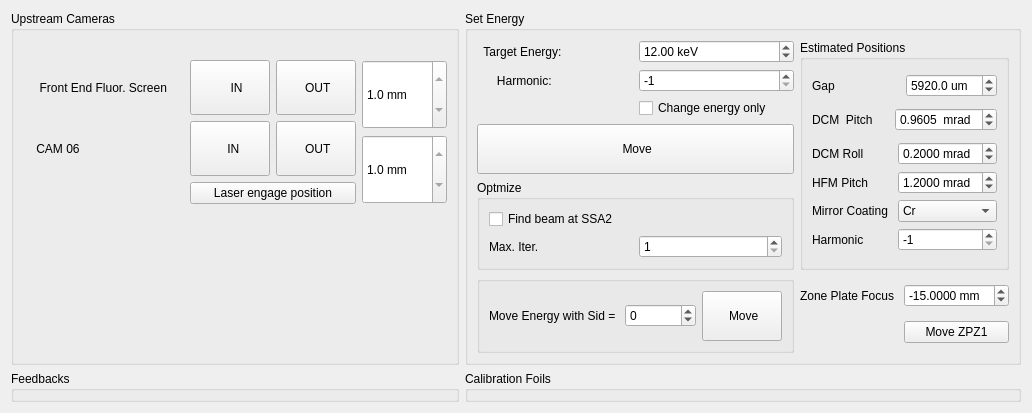
      <widget class="QWidget" name="energy">
       <attribute name="title">
        <string>Energy Change</string>
       </attribute>
       <layout class="QGridLayout" name="gridLayout_52">
        <item row="1" column="0">
         <widget class="QGroupBox" name="groupBox_33">
          <property name="sizePolicy">
           <sizepolicy hsizetype="Preferred" vsizetype="Preferred">
            <horstretch>0</horstretch>
            <verstretch>0</verstretch>
           </sizepolicy>
          </property>
          <property name="title">
           <string>Feedbacks</string>
          </property>
          <widget class="QPushButton" name="pushButton_2">
           <property name="geometry">
            <rect>
             <x>8</x>
             <y>33</y>
             <width>210</width>
             <height>59</height>
            </rect>
           </property>
           <property name="text">
            <string>
 Engage Mirror Feedbacks 
</string>
           </property>
          </widget>
          <widget class="QLabel" name="label_153">
           <property name="geometry">
            <rect>
             <x>8</x>
             <y>8</y>
             <width>16</width>
             <height>19</height>
            </rect>
           </property>
           <property name="text">
            <string/>
           </property>
          </widget>
         </widget>
        </item>
        <item row="0" column="0">
         <widget class="QGroupBox" name="groupBox_23">
          <property name="sizePolicy">
           <sizepolicy hsizetype="Preferred" vsizetype="Preferred">
            <horstretch>0</horstretch>
            <verstretch>0</verstretch>
           </sizepolicy>
          </property>
          <property name="styleSheet">
           <string notr="true"/>
          </property>
          <property name="title">
           <string>Upstream Cameras</string>
          </property>
          <property name="flat">
           <bool>false</bool>
          </property>
          <property name="checkable">
           <bool>false</bool>
          </property>
          <layout class="QGridLayout" name="gridLayout_71">
           <item row="0" column="0">
            <widget class="QLabel" name="label_133">
             <property name="sizePolicy">
              <sizepolicy hsizetype="Preferred" vsizetype="Fixed">
               <horstretch>0</horstretch>
               <verstretch>0</verstretch>
              </sizepolicy>
             </property>
             <property name="text">
              <string/>
             </property>
            </widget>
           </item>
           <item row="2" column="3">
            <layout class="QVBoxLayout" name="verticalLayout_5">
             <item>
              <widget class="QDoubleSpinBox" name="db_fs">
               <property name="sizePolicy">
                <sizepolicy hsizetype="Preferred" vsizetype="Preferred">
                 <horstretch>0</horstretch>
                 <verstretch>0</verstretch>
                </sizepolicy>
               </property>
               <property name="readOnly">
                <bool>true</bool>
               </property>
               <property name="buttonSymbols">
                <enum>QAbstractSpinBox::UpDownArrows</enum>
               </property>
               <property name="suffix">
                <string> mm</string>
               </property>
               <property name="decimals">
                <number>1</number>
               </property>
               <property name="minimum">
                <double>-100.000000000000000</double>
               </property>
               <property name="maximum">
                <double>100.000000000000000</double>
               </property>
               <property name="value">
                <double>1.000000000000000</double>
               </property>
              </widget>
             </item>
             <item>
              <widget class="QDoubleSpinBox" name="db_cam6">
               <property name="sizePolicy">
                <sizepolicy hsizetype="Preferred" vsizetype="Preferred">
                 <horstretch>0</horstretch>
                 <verstretch>0</verstretch>
                </sizepolicy>
               </property>
               <property name="readOnly">
                <bool>true</bool>
               </property>
               <property name="buttonSymbols">
                <enum>QAbstractSpinBox::UpDownArrows</enum>
               </property>
               <property name="suffix">
                <string> mm</string>
               </property>
               <property name="decimals">
                <number>1</number>
               </property>
               <property name="minimum">
                <double>-100.000000000000000</double>
               </property>
               <property name="maximum">
                <double>100.000000000000000</double>
               </property>
               <property name="value">
                <double>1.000000000000000</double>
               </property>
              </widget>
             </item>
            </layout>
           </item>
           <item row="2" column="0" colspan="2">
            <layout class="QGridLayout" name="gridLayout_80">
             <item row="1" column="0">
              <layout class="QGridLayout" name="gridLayout_76">
               <item row="0" column="0">
                <widget class="QLabel" name="label_72">
                 <property name="text">
                  <string>     Front End Fluor. Screen     </string>
                 </property>
                </widget>
               </item>
               <item row="1" column="0">
                <widget class="QLabel" name="label_75">
                 <property name="text">
                  <string>    CAM 06    </string>
                 </property>
                </widget>
               </item>
               <item row="0" column="1" rowspan="2">
                <layout class="QGridLayout" name="gridLayout_74">
                 <item row="2" column="1">
                  <widget class="QPushButton" name="pb_CAM6_OUT">
                   <property name="sizePolicy">
                    <sizepolicy hsizetype="Preferred" vsizetype="Preferred">
                     <horstretch>0</horstretch>
                     <verstretch>0</verstretch>
                    </sizepolicy>
                   </property>
                   <property name="text">
                    <string>    OUT   </string>
                   </property>
                  </widget>
                 </item>
                 <item row="0" column="1">
                  <widget class="QPushButton" name="pb_FS_OUT">
                   <property name="sizePolicy">
                    <sizepolicy hsizetype="Preferred" vsizetype="Preferred">
                     <horstretch>0</horstretch>
                     <verstretch>0</verstretch>
                    </sizepolicy>
                   </property>
                   <property name="text">
                    <string>    OUT   </string>
                   </property>
                  </widget>
                 </item>
                 <item row="0" column="0">
                  <widget class="QPushButton" name="pb_FS_IN">
                   <property name="sizePolicy">
                    <sizepolicy hsizetype="Preferred" vsizetype="Preferred">
                     <horstretch>0</horstretch>
                     <verstretch>0</verstretch>
                    </sizepolicy>
                   </property>
                   <property name="text">
                    <string> 
    IN     
</string>
                   </property>
                  </widget>
                 </item>
                 <item row="2" column="0">
                  <widget class="QPushButton" name="pb_CAM6_IN">
                   <property name="sizePolicy">
                    <sizepolicy hsizetype="Preferred" vsizetype="Preferred">
                     <horstretch>0</horstretch>
                     <verstretch>0</verstretch>
                    </sizepolicy>
                   </property>
                   <property name="text">
                    <string>   
  IN    
</string>
                   </property>
                  </widget>
                 </item>
                </layout>
               </item>
               <item row="2" column="1">
                <widget class="QPushButton" name="pb_CAM6_LASER">
                 <property name="text">
                  <string>Laser engage position</string>
                 </property>
                </widget>
               </item>
              </layout>
             </item>
            </layout>
           </item>
           <item row="3" column="0">
            <widget class="QLabel" name="label_3">
             <property name="text">
              <string/>
             </property>
            </widget>
           </item>
          </layout>
         </widget>
        </item>
        <item row="0" column="1">
         <widget class="QGroupBox" name="groupBox_32">
          <property name="sizePolicy">
           <sizepolicy hsizetype="Preferred" vsizetype="Fixed">
            <horstretch>0</horstretch>
            <verstretch>0</verstretch>
           </sizepolicy>
          </property>
          <property name="title">
           <string>Set Energy</string>
          </property>
          <layout class="QGridLayout" name="gridLayout_99">
           <item row="1" column="0">
            <widget class="QLabel" name="label_148">
             <property name="text">
              <string>      Harmonic: </string>
             </property>
            </widget>
           </item>
           <item row="0" column="1">
            <widget class="QDoubleSpinBox" name="dsb_target_e">
             <property name="styleSheet">
              <string notr="true">font: 14pt &quot;Cantarell&quot;;</string>
             </property>
             <property name="suffix">
              <string> keV</string>
             </property>
             <property name="decimals">
              <number>2</number>
             </property>
             <property name="minimum">
              <double>5.000000000000000</double>
             </property>
             <property name="maximum">
              <double>25.000000000000000</double>
             </property>
             <property name="singleStep">
              <double>0.500000000000000</double>
             </property>
             <property name="value">
              <double>12.000000000000000</double>
             </property>
            </widget>
           </item>
           <item row="4" column="0" colspan="2">
            <widget class="QGroupBox" name="groupBox_9">
             <property name="title">
              <string>Optmize</string>
             </property>
             <layout class="QGridLayout" name="gridLayout_116">
              <item row="1" column="0">
               <widget class="QLabel" name="label_151">
                <property name="text">
                 <string>Max. Iter.</string>
                </property>
               </widget>
              </item>
              <item row="0" column="0" colspan="2">
               <widget class="QCheckBox" name="cb_beam_at_ssa2">
                <property name="text">
                 <string>Find beam at SSA2</string>
                </property>
                <property name="checked">
                 <bool>false</bool>
                </property>
               </widget>
              </item>
              <item row="1" column="1">
               <widget class="QSpinBox" name="sb_max_iter">
                <property name="minimum">
                 <number>1</number>
                </property>
               </widget>
              </item>
             </layout>
            </widget>
           </item>
           <item row="0" column="0">
            <widget class="QLabel" name="label_81">
             <property name="text">
              <string>  Target Energy: </string>
             </property>
            </widget>
           </item>
           <item row="5" column="0" colspan="2">
            <widget class="QGroupBox" name="groupBox">
             <layout class="QGridLayout" name="gridLayout_96">
              <item row="1" column="0">
               <widget class="QLabel" name="label_70">
                <property name="sizePolicy">
                 <sizepolicy hsizetype="Fixed" vsizetype="Preferred">
                  <horstretch>0</horstretch>
                  <verstretch>0</verstretch>
                 </sizepolicy>
                </property>
                <property name="text">
                 <string>Move Energy with Sid = </string>
                </property>
               </widget>
              </item>
              <item row="1" column="2">
               <widget class="QPushButton" name="pb_energy_change_w_sid">
                <property name="text">
                 <string>
 Move 
</string>
                </property>
               </widget>
              </item>
              <item row="1" column="1">
               <widget class="QSpinBox" name="sb_energy_sid">
                <property name="minimum">
                 <number>-9999999</number>
                </property>
                <property name="maximum">
                 <number>9999999</number>
                </property>
                <property name="singleStep">
                 <number>10</number>
                </property>
                <property name="value">
                 <number>0</number>
                </property>
               </widget>
              </item>
             </layout>
            </widget>
           </item>
           <item row="1" column="1">
            <widget class="QSpinBox" name="sb_harmonic">
             <property name="minimum">
              <number>-1</number>
             </property>
             <property name="singleStep">
              <number>2</number>
             </property>
             <property name="value">
              <number>-1</number>
             </property>
            </widget>
           </item>
           <item row="5" column="2">
            <layout class="QGridLayout" name="gridLayout_106">
             <item row="1" column="1">
              <widget class="QLabel" name="label_178">
               <property name="text">
                <string>Zone Plate Focus </string>
               </property>
              </widget>
             </item>
             <item row="1" column="2">
              <widget class="QDoubleSpinBox" name="dsb_ZPZ1TargetPos_energy">
               <property name="sizePolicy">
                <sizepolicy hsizetype="Preferred" vsizetype="Fixed">
                 <horstretch>0</horstretch>
                 <verstretch>0</verstretch>
                </sizepolicy>
               </property>
               <property name="suffix">
                <string> mm</string>
               </property>
               <property name="decimals">
                <number>4</number>
               </property>
               <property name="minimum">
                <double>-100.000000000000000</double>
               </property>
               <property name="maximum">
                <double>20.000000000000000</double>
               </property>
               <property name="value">
                <double>-15.000000000000000</double>
               </property>
              </widget>
             </item>
             <item row="2" column="2">
              <widget class="QPushButton" name="pb_movezpz1_energy">
               <property name="text">
                <string>Move ZPZ1</string>
               </property>
              </widget>
             </item>
            </layout>
           </item>
           <item row="3" column="0" colspan="2">
            <widget class="QPushButton" name="pb_move_energy">
             <property name="enabled">
              <bool>true</bool>
             </property>
             <property name="sizePolicy">
              <sizepolicy hsizetype="Minimum" vsizetype="Fixed">
               <horstretch>0</horstretch>
               <verstretch>0</verstretch>
              </sizepolicy>
             </property>
             <property name="text">
              <string>
 Move   
</string>
             </property>
            </widget>
           </item>
           <item row="0" column="2" rowspan="5">
            <widget class="QGroupBox" name="groupBox_31">
             <property name="title">
              <string>Estimated Positions</string>
             </property>
             <layout class="QGridLayout" name="gridLayout_114">
              <item row="1" column="0">
               <layout class="QGridLayout" name="gridLayout_109">
                <item row="0" column="0">
                 <widget class="QLabel" name="label_132">
                  <property name="text">
                   <string>DCM  Pitch  </string>
                  </property>
                 </widget>
                </item>
                <item row="0" column="1">
                 <widget class="QDoubleSpinBox" name="dsb_target_pitch">
                  <property name="suffix">
                   <string>  mrad</string>
                  </property>
                  <property name="decimals">
                   <number>4</number>
                  </property>
                  <property name="minimum">
                   <double>-5.000000000000000</double>
                  </property>
                  <property name="maximum">
                   <double>5.000000000000000</double>
                  </property>
                  <property name="singleStep">
                   <double>0.005000000000000</double>
                  </property>
                  <property name="value">
                   <double>0.960500000000000</double>
                  </property>
                 </widget>
                </item>
               </layout>
              </item>
              <item row="0" column="0">
               <layout class="QGridLayout" name="gridLayout_112">
                <item row="0" column="0">
                 <widget class="QLabel" name="label_149">
                  <property name="text">
                   <string>Gap</string>
                  </property>
                 </widget>
                </item>
                <item row="0" column="1">
                 <widget class="QDoubleSpinBox" name="dsb_target_ugap">
                  <property name="suffix">
                   <string> um</string>
                  </property>
                  <property name="decimals">
                   <number>1</number>
                  </property>
                  <property name="minimum">
                   <double>4000.000000000000000</double>
                  </property>
                  <property name="maximum">
                   <double>25000.000000000000000</double>
                  </property>
                  <property name="singleStep">
                   <double>5.000000000000000</double>
                  </property>
                  <property name="value">
                   <double>5920.000000000000000</double>
                  </property>
                 </widget>
                </item>
               </layout>
              </item>
              <item row="2" column="0">
               <layout class="QGridLayout" name="gridLayout_113">
                <item row="3" column="0">
                 <widget class="QLabel" name="label_150">
                  <property name="text">
                   <string>Harmonic</string>
                  </property>
                 </widget>
                </item>
                <item row="2" column="1">
                 <widget class="QComboBox" name="cb_target_coating">
                  <item>
                   <property name="text">
                    <string>Cr</string>
                   </property>
                  </item>
                  <item>
                   <property name="text">
                    <string>Pt</string>
                   </property>
                  </item>
                  <item>
                   <property name="text">
                    <string>Si</string>
                   </property>
                  </item>
                  <item>
                   <property name="text">
                    <string>Rh</string>
                   </property>
                  </item>
                 </widget>
                </item>
                <item row="0" column="1">
                 <widget class="QDoubleSpinBox" name="dsb_target_roll">
                  <property name="suffix">
                   <string> mrad</string>
                  </property>
                  <property name="decimals">
                   <number>4</number>
                  </property>
                  <property name="minimum">
                   <double>-9.000000000000000</double>
                  </property>
                  <property name="maximum">
                   <double>9.000000000000000</double>
                  </property>
                  <property name="singleStep">
                   <double>0.100000000000000</double>
                  </property>
                  <property name="value">
                   <double>0.200000000000000</double>
                  </property>
                 </widget>
                </item>
                <item row="3" column="1">
                 <widget class="QSpinBox" name="sb_calc_harmonic">
                  <property name="minimum">
                   <number>-1</number>
                  </property>
                  <property name="singleStep">
                   <number>2</number>
                  </property>
                  <property name="value">
                   <number>-1</number>
                  </property>
                 </widget>
                </item>
                <item row="2" column="0">
                 <widget class="QLabel" name="label_146">
                  <property name="text">
                   <string>Mirror Coating</string>
                  </property>
                 </widget>
                </item>
                <item row="0" column="0">
                 <widget class="QLabel" name="label_154">
                  <property name="text">
                   <string>DCM Roll</string>
                  </property>
                 </widget>
                </item>
                <item row="1" column="0">
                 <widget class="QLabel" name="label_155">
                  <property name="text">
                   <string>HFM Pitch</string>
                  </property>
                 </widget>
                </item>
                <item row="1" column="1">
                 <widget class="QDoubleSpinBox" name="dsb_hfm_target_pitch">
                  <property name="suffix">
                   <string> mrad</string>
                  </property>
                  <property name="decimals">
                   <number>4</number>
                  </property>
                  <property name="minimum">
                   <double>-9.000000000000000</double>
                  </property>
                  <property name="maximum">
                   <double>9.000000000000000</double>
                  </property>
                  <property name="singleStep">
                   <double>0.100000000000000</double>
                  </property>
                  <property name="value">
                   <double>1.200000000000000</double>
                  </property>
                 </widget>
                </item>
               </layout>
              </item>
             </layout>
            </widget>
           </item>
           <item row="2" column="1">
            <widget class="QCheckBox" name="cb_change_energy_only">
             <property name="toolTip">
              <string>does not mover mirrors or pitch, ugap and bragg only</string>
             </property>
             <property name="text">
              <string>Change energy only</string>
             </property>
             <property name="checked">
              <bool>false</bool>
             </property>
            </widget>
           </item>
          </layout>
         </widget>
        </item>
        <item row="1" column="1">
         <widget class="QGroupBox" name="gb_calib_foil">
          <property name="sizePolicy">
           <sizepolicy hsizetype="Preferred" vsizetype="Fixed">
            <horstretch>0</horstretch>
            <verstretch>0</verstretch>
           </sizepolicy>
          </property>
          <property name="title">
           <string>Calibration Foils</string>
          </property>
         </widget>
        </item>
       </layout>
      </widget>
